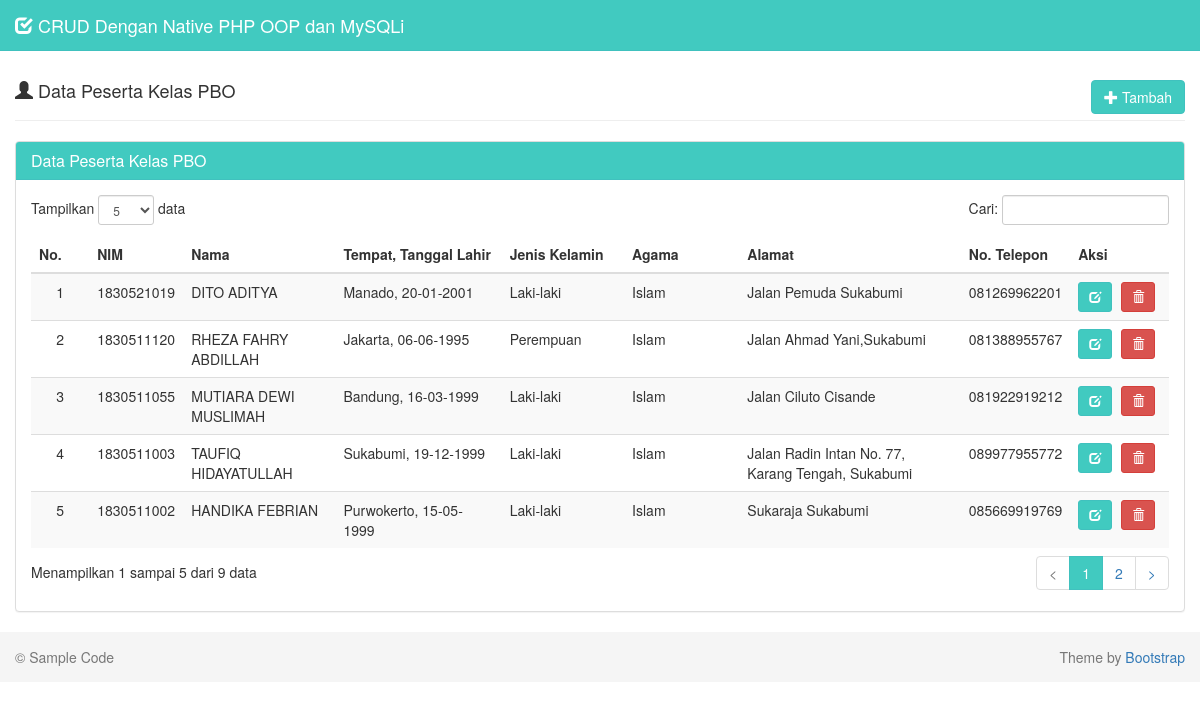
The page / on the database its author committed.
### tables this page shows
CREATE TABLE `mahasiswa` (
  `nim` varchar(10) NOT NULL,
  `nama` varchar(30) NOT NULL,
  `tempat_lahir` varchar(30) NOT NULL,
  `tanggal_lahir` date NOT NULL,
  `jenis_kelamin` enum('Laki-laki','Perempuan') NOT NULL,
  `agama` varchar(20) NOT NULL,
  `alamat` varchar(100) NOT NULL,
  `no_telepon` varchar(12) NOT NULL,
  PRIMARY KEY (`nim`)
);

### mahasiswa.php (called while the page is built, shortened)
<?php
class mahasiswa {
    function view() {
        $db = new database();
        $mysqli = $db->connect();
        $sql = "SELECT * FROM mahasiswa ORDER BY nim DESC ";
        $result = $mysqli->query($sql);
        while ($data = $result->fetch_assoc()) {
            $hasil[] = $data;
        }
        return $hasil;
    }
}
?>

### tampil-data.php (the view, shortened to what this page needs)
<div class="row">
  <div class="col-md-12">
    <div class="page-header">
      <h4>
        <i class="glyphicon glyphicon-user"></i> Data Peserta Kelas PBO
        <a class="btn btn-success pull-right" href="?page=tambah">
               <i class="glyphicon glyphicon-plus"></i> Tambah
        </a>
      </h4>
    </div>
    <div class="panel panel-default">
      <div class="panel-heading">
        <h3 class="panel-title">Data Peserta Kelas PBO </h3>
      </div>
      <div class="panel-body">
        <table class="table table-striped table-hover" id="dataTables-example">
          <thead>
            <tr>
              <th>No.</th>
              <th>NIM</th>
              <th>Nama</th>
              <th>Tempat, Tanggal Lahir</th>
              <th>Jenis Kelamin</th>
              <th>Agama</th>
              <th>Alamat</th>
              <th>No. Telepon</th>
              <th>Aksi</th>
            </tr>
          </thead>
          <tbody>
          <?php
          require_once 'mahasiswa.php';
          $mahasiswa = new mahasiswa();
          $result = $mahasiswa->view();
          $no = 1;
          if (!empty($result)) {
            foreach($result as $data) {
              $tanggal        = $data['tanggal_lahir'];
              $tgl            = explode('-',$tanggal);
              $tanggal_lahir  = $tgl[2]."-".$tgl[1]."-".$tgl[0];
              echo "  <tr>
                    <td width='50' class='center'>$no</td>
                    <td width='60' >$data[nim]</td>
                    <td width='150'>$data[nama]</td>
                    <td width='180'>$data[tempat_lahir], $tanggal_lahir</td>
                    <td width='120'>$data[jenis_kelamin]</td>
                    <td width='120'>$data[agama]</td>
                    <td width='250'>$data[alamat]</td>
                    <td width='80' >$data[no_telepon]</td>
                    <td width='100'>
                      <div class=''>
                        <a data-toggle='tooltip' data-placement='top' title='Ubah' style='margin-right:5px' class='btn btn-success btn-sm' href='?page=ubah&id=$data[nim]'>
                          <i class='glyphicon glyphicon-edit'></i>
                        </a>";
          ?>
                        <a data-toggle="tooltip" data-placement="top" title="Hapus" class="btn btn-danger btn-sm" href="proses-hapus.php?id=<?php echo $data['nim'];?>" onclick="return confirm('Anda yakin ingin menghapus siswa <?php echo $data['nama']; ?>?');">
                          <i class="glyphicon glyphicon-trash"></i>
                        </a>
          <?php
              echo "
                      </div>
                    </td>
                  </tr>";
              $no++;
            }
          }
          ?>
          </tbody>
        </table>
      </div>
    </div>
  </div>
</div>

### index.php (shortened to what this page needs)
<!DOCTYPE html>
<html lang="en">
  <head>
    <link href="assets/css/bootstrap.min.css" rel="stylesheet">
    <link href="assets/css/datepicker.min.css" rel="stylesheet">
    <link href="assets/js/dataTables/css/dataTables.bootstrap.css" rel="stylesheet">
    <link href="assets/css/style.css" rel="stylesheet">
  </head>
  <body>
    <nav class="navbar navbar-default navbar-fixed-top">
      <div class="container-fluid">
        <div class="navbar-header">
          <a class="navbar-brand" href="index.php">
            <i class="glyphicon glyphicon-check"></i>
               CRUD Dengan Native PHP OOP dan MySQLi
          </a>
        </div>
      </div>
    </nav>
    <div class="container-fluid">
      <?php
      if (empty($_GET["page"])) {
        include "tampil-data.php";
      } elseif ($_GET['page'] == 'tambah') {
        include "form-tambah.php";
      } elseif ($_GET['page'] == 'ubah') {
        include "form-ubah.php";
      }
      ?>
    </div>
    <footer class="footer">
      <div class="container-fluid">
        <p class="text-muted pull-left">&copy; Sample Code</p>
        <p class="text-muted pull-right ">Theme by <a href="http://www.getbootstrap.com" target="_blank">Bootstrap</a></p>
      </div>
    </footer>
  </body>
</html>

### assets/css/style.css (style rules this page uses)
body { padding-top: 40px; }
.navbar-default { background-color: #41cac0; border-color: #40c1be; }
.navbar-default .navbar-brand { color: #f1f2f7; }
.container-fluid .text-muted { margin: 15px 0; }
.panel-default > .panel-heading { background-color: #41cac0; border-color: #40c1be; color: #fff; }
.btn-success { background-color: #41cac0; border-color: #40c1be; color: #fff; }
.footer { width: 100%; height: 50px; background-color: #f5f5f5; }
.center { text-align: center; }

### rows shown on the page
mahasiswa: nim "1830521019", nama "DITO ADITYA", tempat_lahir "Manado", tanggal_lahir "20-01-2001", jenis_kelamin "Laki-laki", agama "Islam", alamat "Jalan Pemuda Sukabumi", no_telepon "081269962201"
mahasiswa: nim "1830511120", nama "RHEZA FAHRY ABDILLAH", tempat_lahir "Jakarta", tanggal_lahir "06-06-1995", jenis_kelamin "Perempuan", agama "Islam", alamat "Jalan Ahmad Yani,Sukabumi", no_telepon "081388955767"
mahasiswa: nim "1830511055", nama "MUTIARA DEWI MUSLIMAH", tempat_lahir "Bandung", tanggal_lahir "16-03-1999", jenis_kelamin "Laki-laki", agama "Islam", alamat "Jalan Ciluto Cisande", no_telepon "081922919212"
mahasiswa: nim "1830511003", nama "TAUFIQ HIDAYATULLAH", tempat_lahir "Sukabumi", tanggal_lahir "19-12-1999", jenis_kelamin "Laki-laki", agama "Islam", alamat "Jalan Radin Intan No. 77, Karang Tengah, Sukabumi", no_telepon "089977955772"
mahasiswa: nim "1830511002", nama "HANDIKA FEBRIAN", tempat_lahir "Purwokerto", tanggal_lahir "15-05-1999", jenis_kelamin "Laki-laki", agama "Islam", alamat "Sukaraja Sukabumi", no_telepon "085669919769"
